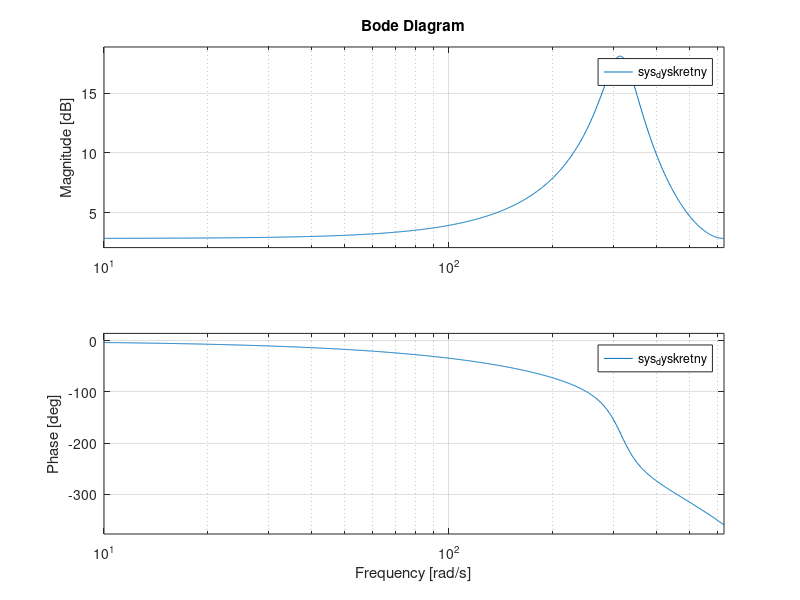

Here is the MATLAB script that generated this plot:
omega_n=0.84;
dzeta=8.4e-10;
k=3.35;
numerator = [k*omega_n*omega_n];
denominator = [1,2*dzeta*omega_n,omega_n*omega_n];
ts = 0.005;
sys_dyskretny = tf(numerator,denominator,ts);
sys_nowy=tf([3.35],[ 4.74 1 0],ts);
bode(sys_dyskretny)

